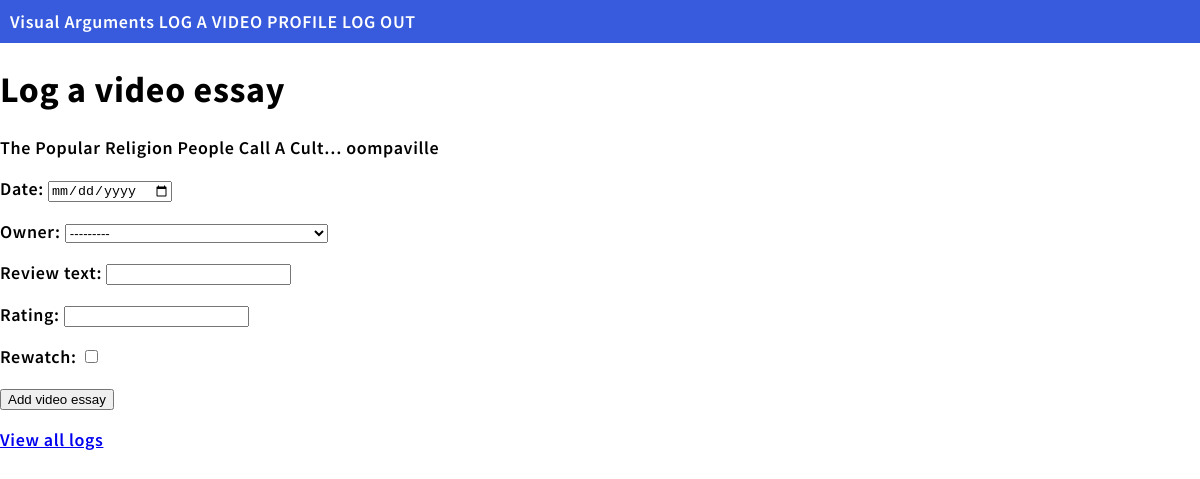
The page /log_movie/22/ (signed in) on the database its author committed.
### movie_csv/models.py (models this page shows, shortened)
class VideoEssay(models.Model):
    id = models.BigAutoField(primary_key=True)
    public_id = models.UUIDField(default=uuid.uuid4, editable=False, unique=True, db_index=True,)
    youtube_url = models.CharField(max_length=255, null=True, blank=True)
    youtube_id = models.CharField(max_length=32 , unique = True, null=True, blank = True)
    title = models.CharField(max_length=255)
    thumbnail = models.URLField(null=True, blank = True)
    views = models.IntegerField(null=True, blank = True)
    channel_name = models.CharField(max_length=255, null=True, blank = True)
    channel_url = models.URLField(null=True, blank = True)
    created_at = models.DateTimeField(auto_now_add=True)
    owner = models.ForeignKey(
        settings.AUTH_USER_MODEL, related_name = "VideoEssays", on_delete = models.CASCADE
    )
    class Meta:
        ordering = ("-created_at",)

### movie_csv/views/web.py (the view)
@login_required
def log_movie(request, videoEssay_id):
    video_essay = VideoEssay.objects.get(id=videoEssay_id)
    if request.method == 'POST':
        form = LogForm(request.POST)
        if form.is_valid():
            post = form.save(commit=False)
            post.essay_id = videoEssay_id
            post.user = request.user
            post.video_essay = video_essay
            post.save()
            return redirect('profile')
    else:
        form = LogForm()
    return render(request,
        "movie_csv/log_movie.html",
        {"form": form, "video_essay": video_essay})

### movie_csv/forms.py
class LogForm(forms.ModelForm):
    class Meta:
        model = Log
        exclude = ['user', "essay"]
        widgets = {
            "date": DateInput()
        }

### movie_csv/templates/movie_csv/log_movie.html (shortened to what this page needs)
{% extends "movie_csv/master.html" %}
    {% block content %}
    <h1>Log a video essay</h1>
    {{ video_essay.title }}
    {{ video_essay.channel_name}}
    <form method = "post">
        {{ form.as_p }}
        <button type = "submit">Add video essay</button>
    </form>
    <p><a href = "{% url 'home' %}">View all logs</a></p>
    {% endblock %}

### movie_csv/static/css/mystyles.css (style rules this page uses)
body { margin:0; font: 600 18px 'Source Sans Pro', sans-serif; letter-spacing: 0.64px; color: black; }

### rows shown on the page
VideoEssay: title "The Popular Religion People Call A Cult…", channel_name "oompaville"
